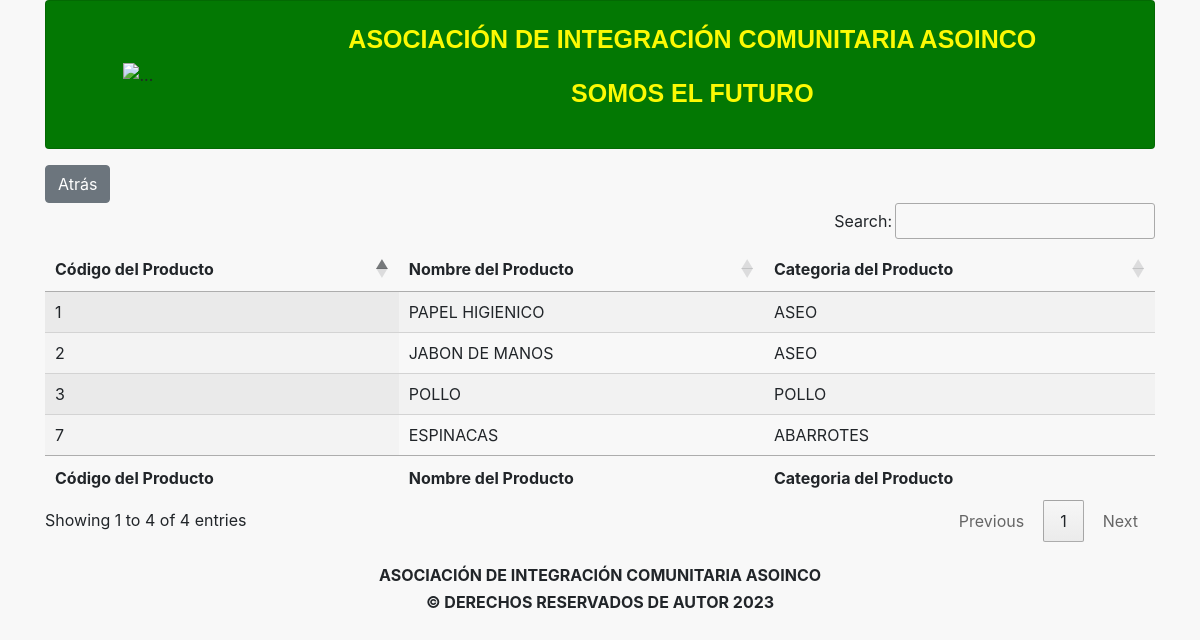
/?c=Productos&a=consultarProductoReporte (signed in), run on an earlier commit of the app's database.
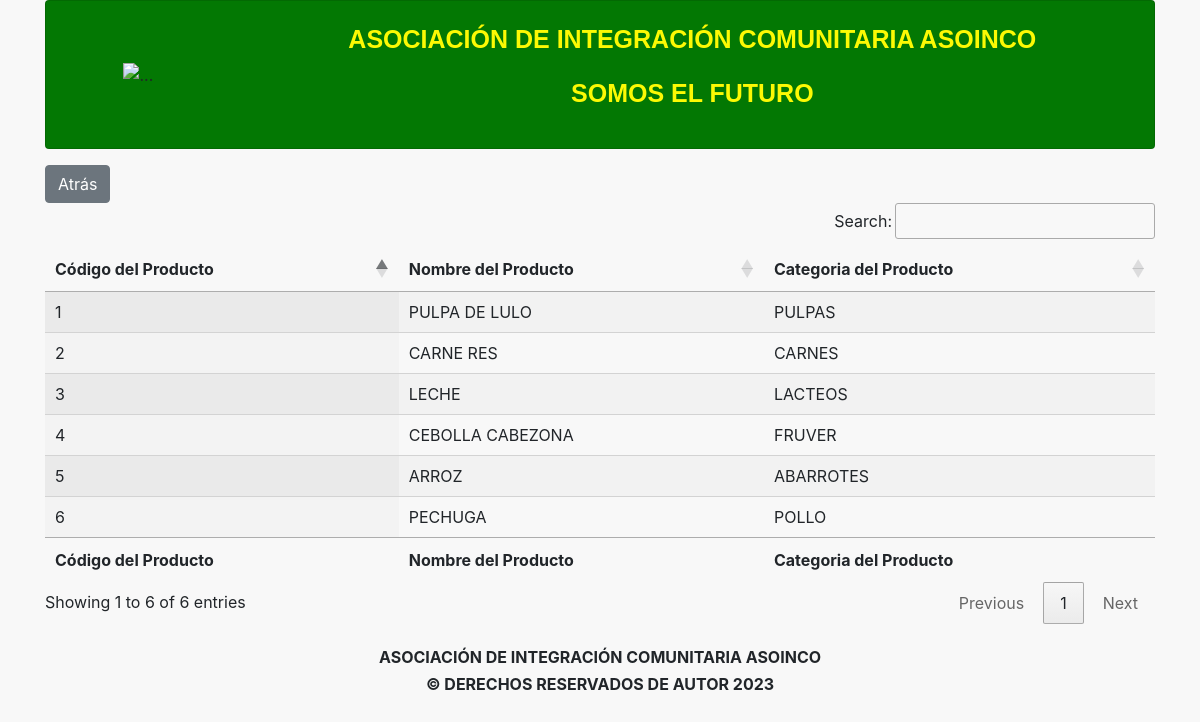
And on a later commit of the database.
### tables this page shows
CREATE TABLE `productos` (
  `productos_codigo` int(100) NOT NULL,
  `nombre_producto` varchar(80) NOT NULL,
  `categoria_codigo` int(11) NOT NULL
);

CREATE TABLE `categorias` (
  `categoria_codigo` int(11) NOT NULL,
  `usuario_codigo` int(11) NOT NULL,
  `nombre_categoria` varchar(150) NOT NULL
);

### models/Database.php (called while the page is built)
<?php
    class DataBase{
        public static function connection(){
            $hostname = "localhost";
            $port = "3306";
            $database = "prueba";
            $username = "root";
            $password = "";
			$pdo = new PDO("mysql:host=$hostname;port=$port;dbname=$database;charset=utf8",$username,$password);
			$pdo->setAttribute(PDO::ATTR_ERRMODE, PDO::ERRMODE_EXCEPTION);
			return $pdo;
		}
	}
?>

### models/Producto.php (called while the page is built, shortened)
<?php
    class Producto{
        private $dbh;
        protected $productos_codigo;
        protected $nombre_producto;
        protected $categoria_codigo;
        public function __construct(){
            try {
                $this->dbh = DataBase::connection();
                $a = func_get_args();
                $i = func_num_args();
                if (method_exists($this, $f = '__construct' . $i)) {
                    call_user_func_array(array($this, $f), $a);
                }
            } catch (Exception $e) {
                die($e->getMessage());
            }
        }
        public function __construct3($productos_codigo, $nombre_producto,$categoria_codigo){
            $this->productos_codigo = $productos_codigo;
            $this->nombre_producto = $nombre_producto;
            $this->categoria_codigo = $categoria_codigo;
        }
        public function getproductos_codigo(){
            return $this->productos_codigo;
        }
        public function getnombre_producto(){
            return $this->nombre_producto;
        }
        public function getcategoria_codigo(){
            return $this->categoria_codigo;
        }
        public function consultarProductos() {
            try {
                $productoList = [];
                $sql = 'SELECT * FROM PRODUCTOS,CATEGORIAS where categorias.categoria_codigo = productos.categoria_codigo';
                $stmt = $this->dbh->query($sql);
                foreach ($stmt->fetchAll() as $producto) {
                    $productoList[] = new Producto(
                        $producto['productos_codigo'],
                        $producto['nombre_producto'],
                        $producto['nombre_categoria']
                    );
                }
                return $productoList;
            } catch (Exception $e) {
                die($e->getMessage());
            }
        }
    }
?>

### views/modules/registrar_prod/reporte_producto.view.php (the view)
<table id="example" class="display nowrap" style="width:100%">
	<thead>
		<tr>
			<th>Código del Producto</th>
			<th>Nombre del Producto</th>
			<th>Categoria del Producto</th>
		</tr>
	</thead>
	<tbody>
		<?php foreach ($producto as $producto): ?>
		<tr>
			<td><?php echo $producto->getproductos_codigo(); ?></td>
			<td><?php echo $producto->getnombre_producto(); ?></td>
			<td><?php echo $producto->getcategoria_codigo(); ?></td>
		</tr>
		<?php endforeach; ?>
	</tbody>
	<a href="?c=Dashboard" class="btn btn-secondary">Atrás</a>
	<tfoot>
		<tr>
            <th>Código del Producto</th>
			<th>Nombre del Producto</th>
			<th>Categoria del Producto</th>
		</tr>
	</tfoot>
</table>

### views/roles/Admin/header1.view.php (shortened to what this page needs)
<!DOCTYPE html>
<html lang="en">
<head>
  <link rel="stylesheet" href="assets/css/bootstrap.min.css">
  <link rel="stylesheet" href="assets/css/styles.css">
  <link rel="stylesheet" href="assets/css/all.css">
  <link rel="stylesheet" href="https://cdn.datatables.net/1.13.6/css/jquery.dataTables.min.css
  ">
  <link rel="stylesheet" href="https://cdn.datatables.net/buttons/2.4.1/css/buttons.dataTables.min.css">
</head>
<body>
  <div class="container">
    <div class="card mb-3 colorlogo" style="max-width: 100%;">
      <div class="row no-gutters">
        <div class="col-md-2 centrar">
          <img class="imagen1 colorlogo" src="assets/img/logo3.png" alt="...">
        </div>
        <div class="col-md-10">
          <div class="card-body">
            <p class="card-text letra centrar"><b>ASOCIACIÓN DE INTEGRACIÓN COMUNITARIA ASOINCO</b></p>
            <p class="letra centrar"><b>SOMOS EL FUTURO</b></p>
          </div>
        </div>
      </div>
    </div>

What changed in the data, as far as the page shows it:
removed productos: productos_codigo "7", nombre_producto "ESPINACAS", categoria_codigo.nombre_categoria "ABARROTES"
changed productos "1": nombre_producto "PAPEL HIGIENICO" → "PULPA DE LULO"; categoria_codigo.nombre_categoria "ASEO" → "PULPAS"
changed productos "2": nombre_producto "JABON DE MANOS" → "CARNE RES"; categoria_codigo.nombre_categoria "ASEO" → "CARNES"
changed productos "3": nombre_producto "POLLO" → "LECHE"; categoria_codigo.nombre_categoria "POLLO" → "LACTEOS"
added productos: productos_codigo "4", nombre_producto "CEBOLLA CABEZONA", categoria_codigo.nombre_categoria "FRUVER"
added productos: productos_codigo "5", nombre_producto "ARROZ", categoria_codigo.nombre_categoria "ABARROTES"
added productos: productos_codigo "6", nombre_producto "PECHUGA", categoria_codigo.nombre_categoria "POLLO"
Also different on the page:
text written by a page script: "Search: Showing 1 to 4 of 4 entries Previous 1 Next" → "Search: Showing 1 to 6 of 6 entries Previous 1 Next"
